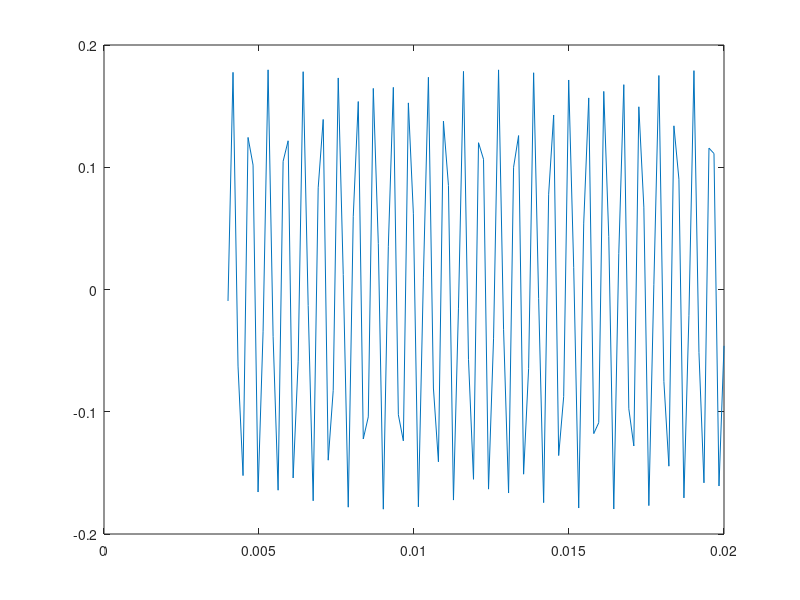

MATLAB code to generate this figure:
%% Variablendefinition der bekannten Werte

r1 = 50;
r2 = 200;
r3 = 100;

C = 10*10^(-6);
L = 0.1;
U_0 = 10;
I_L0 = 50 * 10^(-3);
U_C0 = 25;
tau_1 = L/r1;

%% Bestimmen der Werte der Parameter ?, ?0 und ?d

delta = ((r2 * r3 * C + L)/(2*(r2 * L * C + r3 * L * C)));
omega_0 = sqrt((r2)/(r2 * L * C + r3 * L * C));
Omega_d = (omega_0^2 - delta^2);

%% Berechnung von i_L(t_tilde), K_1, K_2

i_L_t_tilde = ((U_0-(U_0 - (r1 * I_L0)) * exp(-(2 * tau_1)/(tau_1)))/(r1));

K_1 = i_L_t_tilde;

K_2 = (i_L_t_tilde - ((r2 * r3)/(r2 * L + r3 * L)) * i_L_t_tilde + delta * K_1)/(Omega_d);

%% Berechnung von i_L(t) und Plot


t = linspace(0.004,0.02);
i_L_t = (K_1 * cos(Omega_d * t) + K_2 * sin(Omega_d * t));


plot(t, i_L_t)

